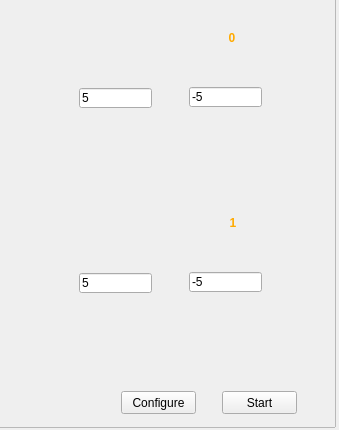
<?xml version="1.0" encoding="UTF-8"?>
<ui version="4.0">
 <class>SynchronousOneWaveformAOClass</class>
 <widget class="QDialog" name="SynchronousOneWaveformAOClass">
  <property name="geometry">
   <rect>
    <x>0</x>
    <y>0</y>
    <width>339</width>
    <height>430</height>
   </rect>
  </property>
  <property name="minimumSize">
   <size>
    <width>339</width>
    <height>430</height>
   </size>
  </property>
  <property name="maximumSize">
   <size>
    <width>339</width>
    <height>430</height>
   </size>
  </property>
  <property name="windowTitle">
   <string>Synchronous One Waveform AO</string>
  </property>
  <widget class="QFrame" name="background">
   <property name="geometry">
    <rect>
     <x>-4</x>
     <y>-3</y>
     <width>340</width>
     <height>431</height>
    </rect>
   </property>
   <property name="minimumSize">
    <size>
     <width>340</width>
     <height>431</height>
    </size>
   </property>
   <property name="styleSheet">
    <string notr="true">QFrame#background{background-image:url(:/SynchronousOneWaveformAO/Resources/ao.png)}</string>
   </property>
   <property name="frameShape">
    <enum>QFrame::StyledPanel</enum>
   </property>
   <property name="frameShadow">
    <enum>QFrame::Raised</enum>
   </property>
   <widget class="QPushButton" name="BtnSineA">
    <property name="geometry">
     <rect>
      <x>79</x>
      <y>127</y>
      <width>51</width>
      <height>51</height>
     </rect>
    </property>
    <property name="minimumSize">
     <size>
      <width>51</width>
      <height>51</height>
     </size>
    </property>
    <property name="maximumSize">
     <size>
      <width>51</width>
      <height>51</height>
     </size>
    </property>
    <property name="styleSheet">
     <string notr="true">background:url(:/SynchronousOneWaveformAO/Resources/sine.png)</string>
    </property>
    <property name="text">
     <string/>
    </property>
    <property name="checkable">
     <bool>true</bool>
    </property>
    <property name="flat">
     <bool>true</bool>
    </property>
   </widget>
   <widget class="QPushButton" name="BtnSquareA">
    <property name="geometry">
     <rect>
      <x>218</x>
      <y>127</y>
      <width>51</width>
      <height>51</height>
     </rect>
    </property>
    <property name="minimumSize">
     <size>
      <width>51</width>
      <height>51</height>
     </size>
    </property>
    <property name="maximumSize">
     <size>
      <width>51</width>
      <height>51</height>
     </size>
    </property>
    <property name="styleSheet">
     <string notr="true">background:url(:/SynchronousOneWaveformAO/Resources/square.png)</string>
    </property>
    <property name="text">
     <string/>
    </property>
    <property name="checkable">
     <bool>true</bool>
    </property>
    <property name="flat">
     <bool>true</bool>
    </property>
   </widget>
   <widget class="QPushButton" name="BtnTriangleA">
    <property name="geometry">
     <rect>
      <x>148</x>
      <y>127</y>
      <width>51</width>
      <height>51</height>
     </rect>
    </property>
    <property name="minimumSize">
     <size>
      <width>51</width>
      <height>51</height>
     </size>
    </property>
    <property name="maximumSize">
     <size>
      <width>51</width>
      <height>51</height>
     </size>
    </property>
    <property name="styleSheet">
     <string notr="true">background:url(:/SynchronousOneWaveformAO/Resources/triangle.png)</string>
    </property>
    <property name="text">
     <string/>
    </property>
    <property name="checkable">
     <bool>true</bool>
    </property>
    <property name="flat">
     <bool>true</bool>
    </property>
   </widget>
   <widget class="QPushButton" name="BtnSineB">
    <property name="geometry">
     <rect>
      <x>79</x>
      <y>310</y>
      <width>51</width>
      <height>51</height>
     </rect>
    </property>
    <property name="minimumSize">
     <size>
      <width>51</width>
      <height>51</height>
     </size>
    </property>
    <property name="maximumSize">
     <size>
      <width>51</width>
      <height>51</height>
     </size>
    </property>
    <property name="styleSheet">
     <string notr="true">background:url(:/SynchronousOneWaveformAO/Resources/sine.png)</string>
    </property>
    <property name="text">
     <string/>
    </property>
    <property name="checkable">
     <bool>true</bool>
    </property>
    <property name="flat">
     <bool>true</bool>
    </property>
   </widget>
   <widget class="QPushButton" name="BtnTriangleB">
    <property name="geometry">
     <rect>
      <x>150</x>
      <y>310</y>
      <width>51</width>
      <height>51</height>
     </rect>
    </property>
    <property name="minimumSize">
     <size>
      <width>51</width>
      <height>51</height>
     </size>
    </property>
    <property name="maximumSize">
     <size>
      <width>51</width>
      <height>51</height>
     </size>
    </property>
    <property name="styleSheet">
     <string notr="true">background:url(:/SynchronousOneWaveformAO/Resources/triangle.png)</string>
    </property>
    <property name="text">
     <string/>
    </property>
    <property name="checkable">
     <bool>true</bool>
    </property>
    <property name="flat">
     <bool>true</bool>
    </property>
   </widget>
   <widget class="QPushButton" name="BtnSquareB">
    <property name="geometry">
     <rect>
      <x>218</x>
      <y>310</y>
      <width>51</width>
      <height>51</height>
     </rect>
    </property>
    <property name="minimumSize">
     <size>
      <width>51</width>
      <height>51</height>
     </size>
    </property>
    <property name="maximumSize">
     <size>
      <width>51</width>
      <height>51</height>
     </size>
    </property>
    <property name="styleSheet">
     <string notr="true">background:url(:/SynchronousOneWaveformAO/Resources/square.png)</string>
    </property>
    <property name="text">
     <string/>
    </property>
    <property name="checkable">
     <bool>true</bool>
    </property>
    <property name="flat">
     <bool>true</bool>
    </property>
   </widget>
   <widget class="QLineEdit" name="txtboxHiLevelA">
    <property name="geometry">
     <rect>
      <x>83</x>
      <y>91</y>
      <width>73</width>
      <height>20</height>
     </rect>
    </property>
    <property name="minimumSize">
     <size>
      <width>73</width>
      <height>20</height>
     </size>
    </property>
    <property name="maximumSize">
     <size>
      <width>73</width>
      <height>20</height>
     </size>
    </property>
    <property name="text">
     <string>5</string>
    </property>
   </widget>
   <widget class="QLineEdit" name="txtboxLoLevelA">
    <property name="geometry">
     <rect>
      <x>193</x>
      <y>90</y>
      <width>73</width>
      <height>20</height>
     </rect>
    </property>
    <property name="minimumSize">
     <size>
      <width>73</width>
      <height>20</height>
     </size>
    </property>
    <property name="maximumSize">
     <size>
      <width>73</width>
      <height>20</height>
     </size>
    </property>
    <property name="text">
     <string>-5</string>
    </property>
   </widget>
   <widget class="QLineEdit" name="txtboxLoLevelB">
    <property name="geometry">
     <rect>
      <x>193</x>
      <y>275</y>
      <width>73</width>
      <height>20</height>
     </rect>
    </property>
    <property name="minimumSize">
     <size>
      <width>73</width>
      <height>20</height>
     </size>
    </property>
    <property name="maximumSize">
     <size>
      <width>73</width>
      <height>20</height>
     </size>
    </property>
    <property name="text">
     <string>-5</string>
    </property>
   </widget>
   <widget class="QLineEdit" name="txtboxHiLevelB">
    <property name="geometry">
     <rect>
      <x>83</x>
      <y>276</y>
      <width>73</width>
      <height>20</height>
     </rect>
    </property>
    <property name="minimumSize">
     <size>
      <width>73</width>
      <height>20</height>
     </size>
    </property>
    <property name="maximumSize">
     <size>
      <width>73</width>
      <height>20</height>
     </size>
    </property>
    <property name="text">
     <string>5</string>
    </property>
   </widget>
   <widget class="QLabel" name="chLabelA">
    <property name="geometry">
     <rect>
      <x>228</x>
      <y>33</y>
      <width>16</width>
      <height>16</height>
     </rect>
    </property>
    <property name="minimumSize">
     <size>
      <width>16</width>
      <height>16</height>
     </size>
    </property>
    <property name="maximumSize">
     <size>
      <width>16</width>
      <height>16</height>
     </size>
    </property>
    <property name="font">
     <font>
      <pointsize>9</pointsize>
      <weight>75</weight>
      <bold>true</bold>
     </font>
    </property>
    <property name="styleSheet">
     <string notr="true">color:rgb(255, 170, 0)</string>
    </property>
    <property name="text">
     <string>0</string>
    </property>
    <property name="textFormat">
     <enum>Qt::RichText</enum>
    </property>
    <property name="alignment">
     <set>Qt::AlignCenter</set>
    </property>
   </widget>
   <widget class="QLabel" name="chLabelB">
    <property name="geometry">
     <rect>
      <x>229</x>
      <y>218</y>
      <width>16</width>
      <height>16</height>
     </rect>
    </property>
    <property name="minimumSize">
     <size>
      <width>16</width>
      <height>16</height>
     </size>
    </property>
    <property name="maximumSize">
     <size>
      <width>16</width>
      <height>16</height>
     </size>
    </property>
    <property name="font">
     <font>
      <family>MS Shell Dlg 2</family>
      <pointsize>9</pointsize>
      <weight>75</weight>
      <bold>true</bold>
     </font>
    </property>
    <property name="styleSheet">
     <string notr="true">color:rgb(255, 170, 0)</string>
    </property>
    <property name="text">
     <string>1</string>
    </property>
    <property name="textFormat">
     <enum>Qt::RichText</enum>
    </property>
    <property name="alignment">
     <set>Qt::AlignCenter</set>
    </property>
   </widget>
   <widget class="QPushButton" name="btnConfigure">
    <property name="geometry">
     <rect>
      <x>125</x>
      <y>394</y>
      <width>75</width>
      <height>23</height>
     </rect>
    </property>
    <property name="minimumSize">
     <size>
      <width>75</width>
      <height>23</height>
     </size>
    </property>
    <property name="maximumSize">
     <size>
      <width>75</width>
      <height>23</height>
     </size>
    </property>
    <property name="text">
     <string>Configure</string>
    </property>
   </widget>
   <widget class="QPushButton" name="btnStart">
    <property name="geometry">
     <rect>
      <x>226</x>
      <y>394</y>
      <width>75</width>
      <height>23</height>
     </rect>
    </property>
    <property name="minimumSize">
     <size>
      <width>75</width>
      <height>23</height>
     </size>
    </property>
    <property name="maximumSize">
     <size>
      <width>75</width>
      <height>23</height>
     </size>
    </property>
    <property name="text">
     <string>Start</string>
    </property>
   </widget>
  </widget>
 </widget>
 <layoutdefault spacing="6" margin="11"/>
 <resources/>
 <connections/>
</ui>
